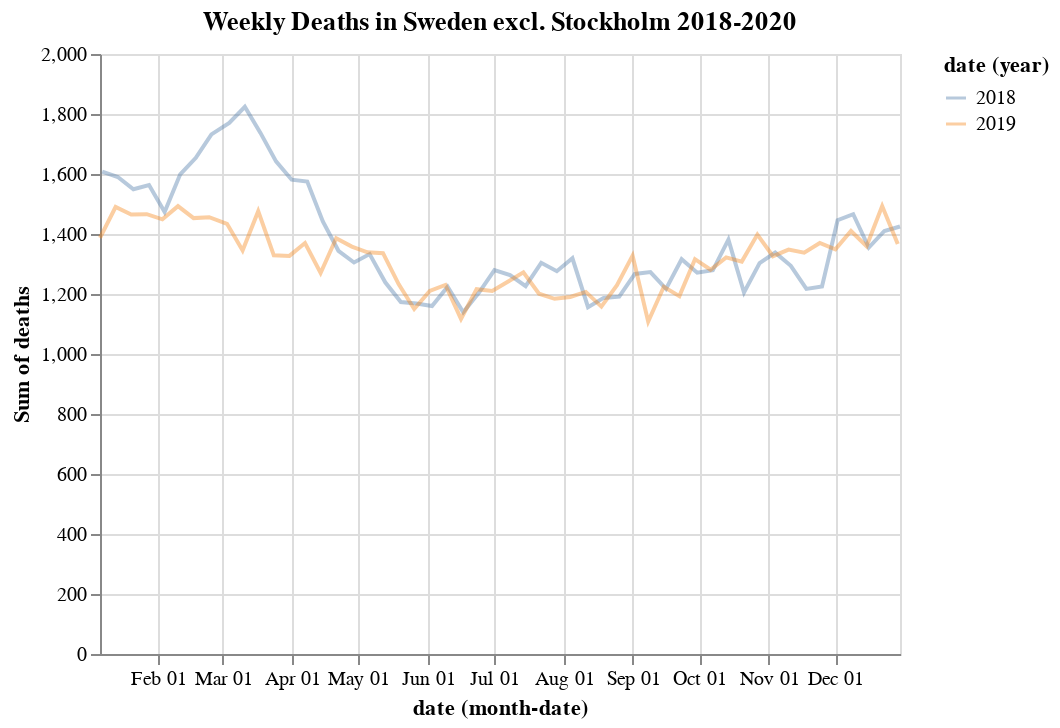

Write notebook code for a chart like this one.
### Code cell
df=weekly[weekly['county'] != 'Stockholm']

last_date_to_use = str(df.date.max() - pd.Timedelta('7d'))
filter = f'year(datum.date) == 2020 & datetime(datum.date) < datetime("{last_date_to_use}")'

base = alt.Chart(df, title='Weekly Deaths in Sweden excl. Stockholm 2018-2020').mark_line(opacity=0.4).encode(
    x='monthdate(date)',
    y='sum(deaths)',
    color='year(date):N'
)

history = base.encode().transform_filter(
    "year(datum.date) < 2020"
)

current = base.encode().mark_line(opacity=1).transform_filter(
    filter
)

history + current

### Figure 1 — Vega-Lite specification as saved in the notebook (floating-point values rounded to 4 significant figures; data arrays with more than 128 entries replaced by an {"elided": "..."} marker saying what was removed)
{"config": {"view": {"continuousWidth": 400, "continuousHeight": 300}}, "layer": [{"mark": {"type": "line", "opacity": 0.4}, "encoding": {"color": {"type": "nominal", "field": "date", "timeUnit": "year"}, "x": {"type": "temporal", "field": "date", "timeUnit": "monthdate"}, "y": {"type": "quantitative", "aggregate": "sum", "field": "deaths"}}, "title": "Weekly Deaths in Sweden excl. Stockholm 2018-2020", "transform": [{"filter": "year(datum.date) < 2020"}]}, {"mark": {"type": "line", "opacity": 1}, "encoding": {"color": {"type": "nominal", "field": "date", "timeUnit": "year"}, "x": {"type": "temporal", "field": "date", "timeUnit": "monthdate"}, "y": {"type": "quantitative", "aggregate": "sum", "field": "deaths"}}, "title": "Weekly Deaths in Sweden excl. Stockholm 2018-2020", "transform": [{"filter": "year(datum.date) == 2020 & datetime(datum.date) < datetime(\"2020-04-26 00:00:00\")"}]}], "data": {"name": "data-db60ac4891ce6220632f2c7d20e867b3"}, "$schema": "https://vega.github.io/schema/vega-lite/v4.8.1.json", "datasets": {"data-db60ac4891ce6220632f2c7d20e867b3": {"elided": "2435 records"}}}
